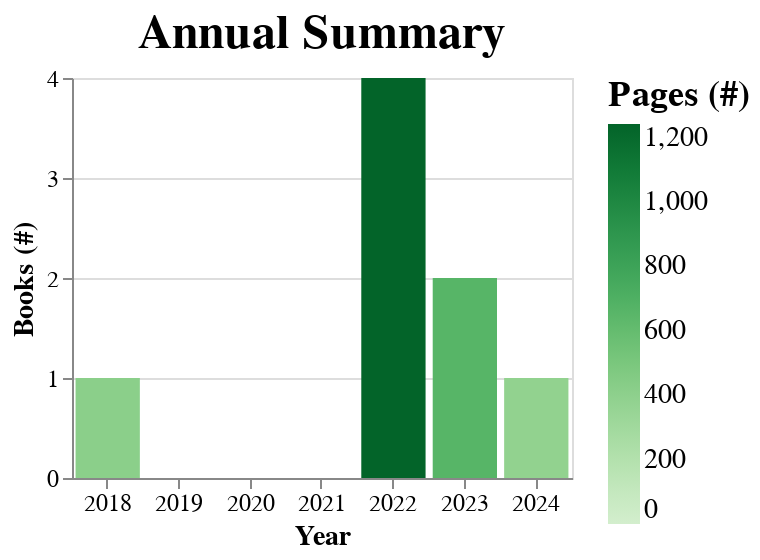

The cell this chart's notebook holds for it:
### Code cell
def generateYearBarchart(df) -> alt.Chart:
    agg_df = df.copy()
    agg_df['Year Read'] = agg_df['Date Read'].str.split('/').str[0].astype(int)

    years_df = pd.DataFrame({'Year': range(agg_df['Year Read'].min(), agg_df['Year Read'].max() + 1)})
    agg_df = agg_df.groupby('Year Read')\
        .agg(Books = ('Title', 'count'), Pages = ('Number of Pages', 'sum'))\
        .reset_index()\
        .rename(columns = {'Year Read': 'Year'})\

    agg_df = pd.merge(years_df, agg_df, on = 'Year', how = 'left').fillna(0)

    agg_df['Books'] = agg_df['Books'].astype(int)
    agg_df['Pages'] = agg_df['Pages'].astype(int)
    agg_df.sort_values(by = 'Year', inplace = True)

    year_chart = alt.Chart(agg_df).mark_bar().encode(
        x = alt.X('Year:N', title = 'Year', axis = alt.Axis(titleFontSize = 14, labelFontSize = 12, labelAngle = 0)),
        y = alt.Y('Books:Q', title = 'Books (#)', axis = alt.Axis(titleFontSize = 14, labelFontSize = 12)),
        color = alt.Color(
            'Pages:Q', title = 'Pages (#)', scale = alt.Scale(scheme = 'greens'),
            legend = alt.Legend(
                title = "Pages (#)",
                titleFontSize = 18, labelFontSize = 14,
            )
        ),
        tooltip = [
            alt.Tooltip('Year:O', title = 'Year'),
            alt.Tooltip('Books:Q', title = 'Books (#)'),
            alt.Tooltip('Pages:Q', title = 'Pages (#)'),
        ]
    ).properties(
        width = 250,
        height = 25 * df['Title'].nunique(),
        title = alt.Title(
            "Annual Summary",
            fontSize = 24,
        )
    )

    year_chart.display()
    return year_chart

year_chart = generateYearBarchart(read_df)

### Figure 1 — Vega-Lite specification as saved in the notebook (floating-point values rounded to 4 significant figures)
{"config": {"view": {"continuousWidth": 300, "continuousHeight": 300}}, "data": {"name": "data-6c958c206645b7e22635aeb796ff59cc"}, "mark": {"type": "bar"}, "encoding": {"color": {"field": "Pages", "legend": {"labelFontSize": 14, "title": "Pages (#)", "titleFontSize": 18}, "scale": {"scheme": "greens"}, "title": "Pages (#)", "type": "quantitative"}, "tooltip": [{"field": "Year", "title": "Year", "type": "ordinal"}, {"field": "Books", "title": "Books (#)", "type": "quantitative"}, {"field": "Pages", "title": "Pages (#)", "type": "quantitative"}], "x": {"axis": {"labelAngle": 0, "labelFontSize": 12, "titleFontSize": 14}, "field": "Year", "title": "Year", "type": "nominal"}, "y": {"axis": {"labelFontSize": 12, "titleFontSize": 14}, "field": "Books", "title": "Books (#)", "type": "quantitative"}}, "height": 200, "title": {"text": "Annual Summary", "fontSize": 24}, "width": 250, "$schema": "https://vega.github.io/schema/vega-lite/v5.20.1.json", "datasets": {"data-6c958c206645b7e22635aeb796ff59cc": [{"Year": 2018, "Books": 1, "Pages": 416}, {"Year": 2019, "Books": 0, "Pages": 0}, {"Year": 2020, "Books": 0, "Pages": 0}, {"Year": 2021, "Books": 0, "Pages": 0}, {"Year": 2022, "Books": 4, "Pages": 1242}, {"Year": 2023, "Books": 2, "Pages": 665}, {"Year": 2024, "Books": 1, "Pages": 384}]}}
